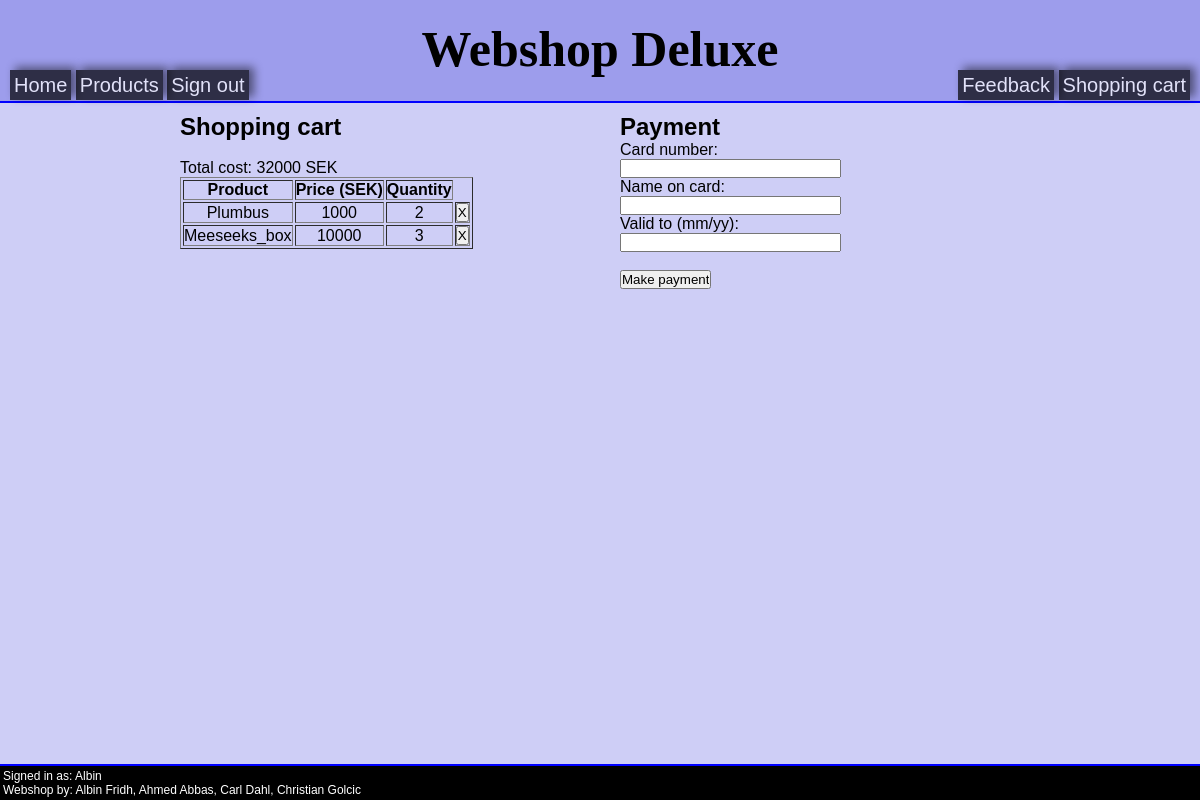
Page /index.php?page=shoppingcart (signed in) on the committed database.
### tables this page shows
CREATE TABLE shopping_cart(
Product varchar (50) not null,
Price int (5) not null,
User varchar (20) not null,
Quantity int (4),
primary key(Product, User)
);

### pages/shoppingcart.php (the view, shortened to what this page needs)
<div style="width:100%;">
    <div style="width:400px; float: left;">
		<h1>Shopping cart</h1>
		<br/>
		<table border = 1 style = 'text-align:center'>
			<?php
			require 'connect.php';
			$total = 0;
				if(isset($_SESSION['login'])){
					$username = "$_SESSION[username]";
					if($result = $db->query("SELECT * FROM shopping_cart WHERE User='$username'")){
					    $rows = $result->fetchAll(PDO::FETCH_ASSOC);
					    echo "<th><b>Product</b></th>";
					    echo "<th><b>Price (SEK)</b></th>";
					    echo "<th><b>Quantity</b></th>";
					    foreach($rows as $row) {
					        $price = $row['Price'];
					        $quantity = $row['Quantity'];
					        $product = $row['Product'];
					        echo "<tr>";
					        echo "<td>".$product."</td>";
					        echo "<td>".$price."</td>";
					        echo "<td>".$quantity."</td>";
					        echo "<td>"."<form method=POST><input type= submit value=  X  name=$product></form>"."</td>";
					        echo "</tr>";
					        $total = $total + ($price * $quantity);
					    }
					    echo "Total cost: ", $total, " SEK", "<br>";
					}
				} else {
					echo 'Please sign in to proceed';
				}
			?>
		</table>
	</div>
    <div style="width:400px; float: right;">
		<h1>Payment</h1>
		<?php if($total == 0) {
			echo "<br>You don't have any items to pay for!";
		}else{?>
		<form method="POST" action="index.php?page=shoppingcart">
		Card number:<br/>
		<input type="text" name="cardnumber" size="25" autofocus/><br/>
		Name on card:<br/>
		<input type="text" name="nameoncard" size="25"/><br/>
		Valid to (mm/yy):<br/>
		<input type="text" name="validto" size="25"/><br/><br/>
		<input type="submit" value="Make payment" name="pay"/>
		</form>
		<br/><br/>
		<?php
		}
		?>
	</div>
</div>

### pages/stilmall.css (style rules this page uses)
* { margin:0; padding:0; font-family:Verdana, Geneva, sans-serif; }

### rows in the picture
shopping_cart: Product "Plumbus", Price "1000", Quantity "2"
shopping_cart: Product "Meeseeks_box", Price "10000", Quantity "3"

### other values in the picture
$_SESSION[username] "Albin"
